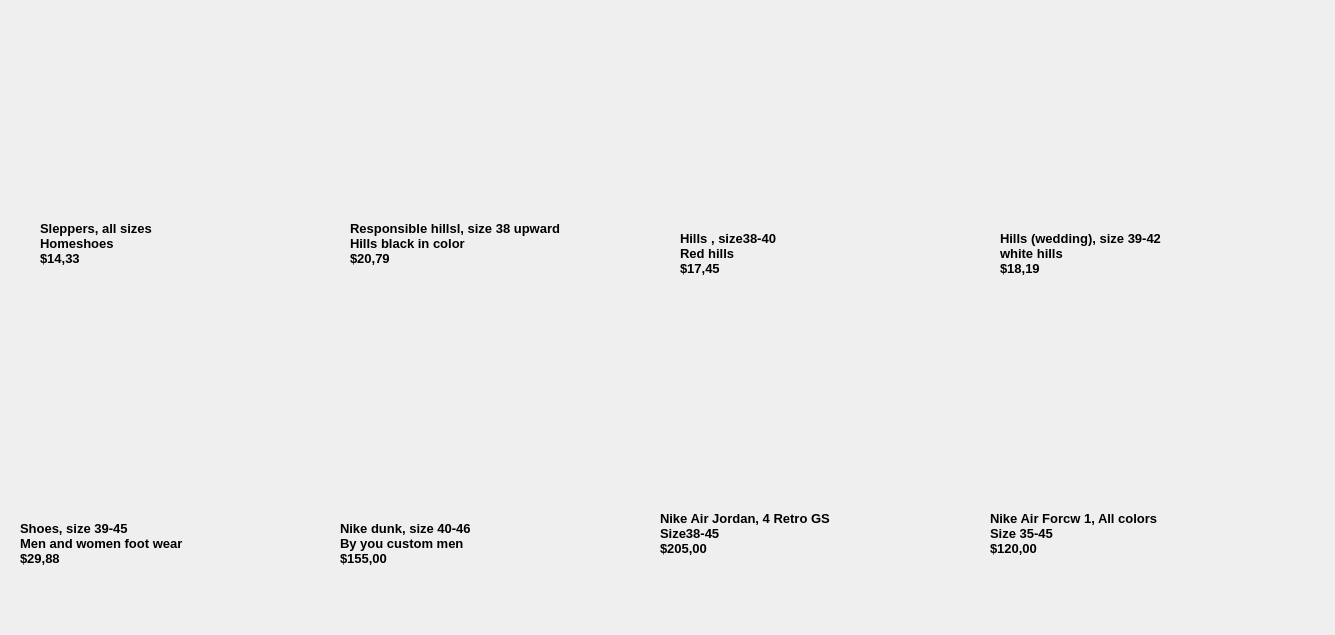
<?xml version="1.0" encoding="UTF-8"?>
<ui version="4.0">
 <class>Form</class>
 <widget class="QWidget" name="Form">
  <property name="geometry">
   <rect>
    <x>0</x>
    <y>0</y>
    <width>1335</width>
    <height>635</height>
   </rect>
  </property>
  <property name="windowTitle">
   <string>Form</string>
  </property>
  <widget class="QLabel" name="label">
   <property name="geometry">
    <rect>
     <x>350</x>
     <y>40</y>
     <width>281</width>
     <height>181</height>
    </rect>
   </property>
   <property name="text">
    <string/>
   </property>
   <property name="pixmap">
    <pixmap>../../../Desktop/Fashion Deals/download (2).jpeg</pixmap>
   </property>
   <property name="scaledContents">
    <bool>true</bool>
   </property>
  </widget>
  <widget class="QLabel" name="label_2">
   <property name="geometry">
    <rect>
     <x>340</x>
     <y>340</y>
     <width>281</width>
     <height>181</height>
    </rect>
   </property>
   <property name="text">
    <string/>
   </property>
   <property name="pixmap">
    <pixmap>../../../Desktop/Fashion Deals/images (1).jpeg</pixmap>
   </property>
   <property name="scaledContents">
    <bool>true</bool>
   </property>
  </widget>
  <widget class="QLabel" name="label_3">
   <property name="geometry">
    <rect>
     <x>990</x>
     <y>330</y>
     <width>281</width>
     <height>181</height>
    </rect>
   </property>
   <property name="text">
    <string/>
   </property>
   <property name="pixmap">
    <pixmap>../../../Desktop/Fashion Deals/4d574356-7c06-470a-8200-b84219cd3e83.webp</pixmap>
   </property>
   <property name="scaledContents">
    <bool>true</bool>
   </property>
  </widget>
  <widget class="QLabel" name="label_4">
   <property name="geometry">
    <rect>
     <x>680</x>
     <y>50</y>
     <width>281</width>
     <height>181</height>
    </rect>
   </property>
   <property name="text">
    <string/>
   </property>
   <property name="pixmap">
    <pixmap>../../../Desktop/Fashion Deals/images (4).jpeg</pixmap>
   </property>
   <property name="scaledContents">
    <bool>true</bool>
   </property>
  </widget>
  <widget class="QLabel" name="label_5">
   <property name="geometry">
    <rect>
     <x>40</x>
     <y>40</y>
     <width>281</width>
     <height>181</height>
    </rect>
   </property>
   <property name="text">
    <string/>
   </property>
   <property name="pixmap">
    <pixmap>../../../Desktop/Fashion Deals/download (9).jpeg</pixmap>
   </property>
   <property name="scaledContents">
    <bool>true</bool>
   </property>
  </widget>
  <widget class="QLabel" name="label_6">
   <property name="geometry">
    <rect>
     <x>20</x>
     <y>340</y>
     <width>281</width>
     <height>181</height>
    </rect>
   </property>
   <property name="text">
    <string/>
   </property>
   <property name="pixmap">
    <pixmap>../../../Desktop/Fashion Deals/images (24).jpeg</pixmap>
   </property>
   <property name="scaledContents">
    <bool>true</bool>
   </property>
  </widget>
  <widget class="QLabel" name="label_7">
   <property name="geometry">
    <rect>
     <x>660</x>
     <y>330</y>
     <width>281</width>
     <height>181</height>
    </rect>
   </property>
   <property name="text">
    <string/>
   </property>
   <property name="pixmap">
    <pixmap>../../../Desktop/Fashion Deals/images.jpeg</pixmap>
   </property>
   <property name="scaledContents">
    <bool>true</bool>
   </property>
  </widget>
  <widget class="QLabel" name="label_8">
   <property name="geometry">
    <rect>
     <x>1000</x>
     <y>50</y>
     <width>281</width>
     <height>181</height>
    </rect>
   </property>
   <property name="text">
    <string/>
   </property>
   <property name="pixmap">
    <pixmap>../../../Desktop/Fashion Deals/images (3).jpeg</pixmap>
   </property>
   <property name="scaledContents">
    <bool>true</bool>
   </property>
  </widget>
  <widget class="QLabel" name="label_9">
   <property name="geometry">
    <rect>
     <x>40</x>
     <y>220</y>
     <width>271</width>
     <height>61</height>
    </rect>
   </property>
   <property name="font">
    <font>
     <pointsize>10</pointsize>
     <weight>75</weight>
     <bold>true</bold>
    </font>
   </property>
   <property name="text">
    <string>Sleppers, all sizes
Homeshoes
$14,33
</string>
   </property>
  </widget>
  <widget class="QLabel" name="label_10">
   <property name="geometry">
    <rect>
     <x>350</x>
     <y>220</y>
     <width>271</width>
     <height>61</height>
    </rect>
   </property>
   <property name="font">
    <font>
     <pointsize>10</pointsize>
     <weight>75</weight>
     <bold>true</bold>
    </font>
   </property>
   <property name="text">
    <string>Responsible hillsl, size 38 upward
Hills black in color
$20,79
</string>
   </property>
  </widget>
  <widget class="QLabel" name="label_11">
   <property name="geometry">
    <rect>
     <x>680</x>
     <y>230</y>
     <width>271</width>
     <height>61</height>
    </rect>
   </property>
   <property name="font">
    <font>
     <pointsize>10</pointsize>
     <weight>75</weight>
     <bold>true</bold>
    </font>
   </property>
   <property name="text">
    <string>Hills , size38-40
Red hills
$17,45
</string>
   </property>
  </widget>
  <widget class="QLabel" name="label_12">
   <property name="geometry">
    <rect>
     <x>1000</x>
     <y>230</y>
     <width>271</width>
     <height>61</height>
    </rect>
   </property>
   <property name="font">
    <font>
     <pointsize>10</pointsize>
     <weight>75</weight>
     <bold>true</bold>
    </font>
   </property>
   <property name="text">
    <string>Hills (wedding), size 39-42
white hills
$18,19
</string>
   </property>
  </widget>
  <widget class="QLabel" name="label_13">
   <property name="geometry">
    <rect>
     <x>20</x>
     <y>520</y>
     <width>271</width>
     <height>61</height>
    </rect>
   </property>
   <property name="font">
    <font>
     <pointsize>10</pointsize>
     <weight>75</weight>
     <bold>true</bold>
    </font>
   </property>
   <property name="text">
    <string>Shoes, size 39-45
Men and women foot wear
$29,88
</string>
   </property>
  </widget>
  <widget class="QLabel" name="label_14">
   <property name="geometry">
    <rect>
     <x>340</x>
     <y>520</y>
     <width>271</width>
     <height>61</height>
    </rect>
   </property>
   <property name="font">
    <font>
     <pointsize>10</pointsize>
     <weight>75</weight>
     <bold>true</bold>
    </font>
   </property>
   <property name="text">
    <string>Nike dunk, size 40-46
By you custom men
$155,00
</string>
   </property>
  </widget>
  <widget class="QLabel" name="label_15">
   <property name="geometry">
    <rect>
     <x>660</x>
     <y>510</y>
     <width>271</width>
     <height>61</height>
    </rect>
   </property>
   <property name="font">
    <font>
     <pointsize>10</pointsize>
     <weight>75</weight>
     <bold>true</bold>
    </font>
   </property>
   <property name="text">
    <string>Nike Air Jordan, 4 Retro GS
Size38-45
$205,00
</string>
   </property>
  </widget>
  <widget class="QLabel" name="label_16">
   <property name="geometry">
    <rect>
     <x>990</x>
     <y>510</y>
     <width>271</width>
     <height>61</height>
    </rect>
   </property>
   <property name="font">
    <font>
     <pointsize>10</pointsize>
     <weight>75</weight>
     <bold>true</bold>
    </font>
   </property>
   <property name="text">
    <string>Nike Air Forcw 1, All colors
Size 35-45
$120,00
</string>
   </property>
  </widget>
  <widget class="QLabel" name="label_17">
   <property name="geometry">
    <rect>
     <x>260</x>
     <y>220</y>
     <width>61</width>
     <height>51</height>
    </rect>
   </property>
   <property name="text">
    <string/>
   </property>
   <property name="pixmap">
    <pixmap>../../../Desktop/Fashion Deals/Untitled.jpeg</pixmap>
   </property>
   <property name="scaledContents">
    <bool>true</bool>
   </property>
  </widget>
  <widget class="QLabel" name="label_18">
   <property name="geometry">
    <rect>
     <x>570</x>
     <y>230</y>
     <width>61</width>
     <height>51</height>
    </rect>
   </property>
   <property name="text">
    <string/>
   </property>
   <property name="pixmap">
    <pixmap>../../../Desktop/Fashion Deals/Untitled.jpeg</pixmap>
   </property>
   <property name="scaledContents">
    <bool>true</bool>
   </property>
  </widget>
  <widget class="QLabel" name="label_19">
   <property name="geometry">
    <rect>
     <x>900</x>
     <y>230</y>
     <width>61</width>
     <height>51</height>
    </rect>
   </property>
   <property name="text">
    <string/>
   </property>
   <property name="pixmap">
    <pixmap>../../../Desktop/Fashion Deals/Untitled.jpeg</pixmap>
   </property>
   <property name="scaledContents">
    <bool>true</bool>
   </property>
  </widget>
  <widget class="QLabel" name="label_20">
   <property name="geometry">
    <rect>
     <x>1220</x>
     <y>230</y>
     <width>61</width>
     <height>51</height>
    </rect>
   </property>
   <property name="text">
    <string/>
   </property>
   <property name="pixmap">
    <pixmap>../../../Desktop/Fashion Deals/Untitled.jpeg</pixmap>
   </property>
   <property name="scaledContents">
    <bool>true</bool>
   </property>
  </widget>
  <widget class="QLabel" name="label_21">
   <property name="geometry">
    <rect>
     <x>1210</x>
     <y>510</y>
     <width>61</width>
     <height>51</height>
    </rect>
   </property>
   <property name="text">
    <string/>
   </property>
   <property name="pixmap">
    <pixmap>../../../Desktop/Fashion Deals/Untitled.jpeg</pixmap>
   </property>
   <property name="scaledContents">
    <bool>true</bool>
   </property>
  </widget>
  <widget class="QLabel" name="label_22">
   <property name="geometry">
    <rect>
     <x>880</x>
     <y>510</y>
     <width>61</width>
     <height>51</height>
    </rect>
   </property>
   <property name="text">
    <string/>
   </property>
   <property name="pixmap">
    <pixmap>../../../Desktop/Fashion Deals/Untitled.jpeg</pixmap>
   </property>
   <property name="scaledContents">
    <bool>true</bool>
   </property>
  </widget>
  <widget class="QLabel" name="label_23">
   <property name="geometry">
    <rect>
     <x>560</x>
     <y>520</y>
     <width>61</width>
     <height>51</height>
    </rect>
   </property>
   <property name="text">
    <string/>
   </property>
   <property name="pixmap">
    <pixmap>../../../Desktop/Fashion Deals/Untitled.jpeg</pixmap>
   </property>
   <property name="scaledContents">
    <bool>true</bool>
   </property>
  </widget>
  <widget class="QLabel" name="label_24">
   <property name="geometry">
    <rect>
     <x>240</x>
     <y>520</y>
     <width>61</width>
     <height>51</height>
    </rect>
   </property>
   <property name="text">
    <string/>
   </property>
   <property name="pixmap">
    <pixmap>../../../Desktop/Fashion Deals/Untitled.jpeg</pixmap>
   </property>
   <property name="scaledContents">
    <bool>true</bool>
   </property>
  </widget>
 </widget>
 <resources/>
 <connections/>
</ui>
